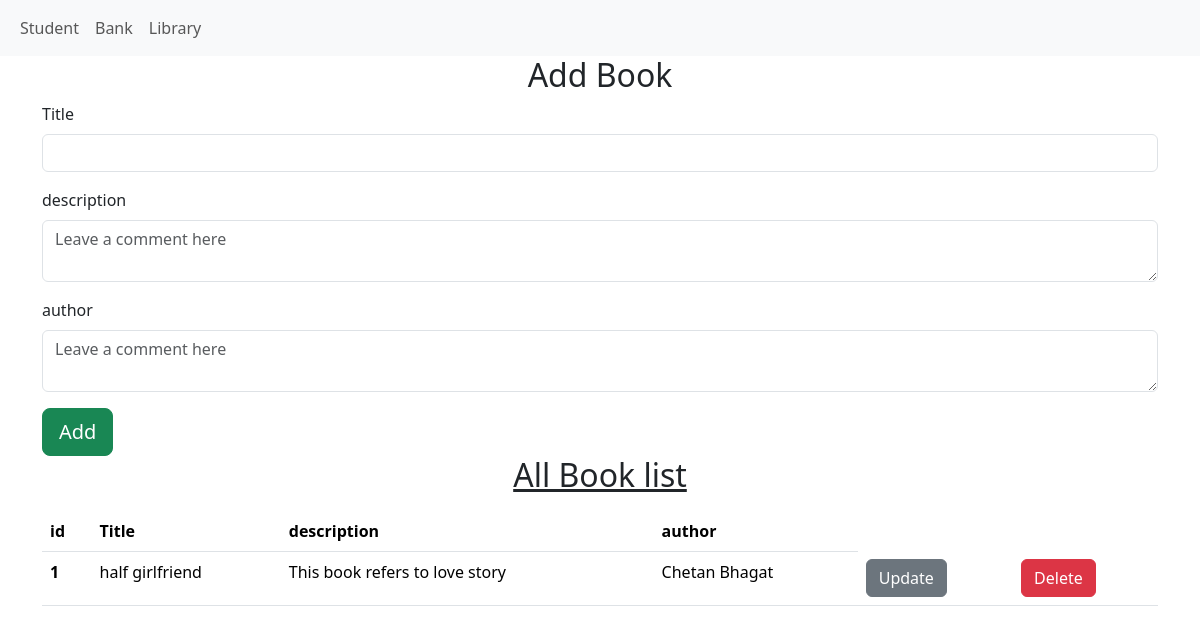
The page /library on the database its author committed.
### app.py (models this page shows)
class library(db.Model):
    id = db.Column(db.Integer, primary_key=True)
    title = db.Column(db.String(20), nullable=False)
    description = db.Column(db.String(200), nullable=False)
    author = db.Column(db.String(20), nullable=False)

### app.py (the view)
@app.route('/library', methods=['GET', 'POST'])
def LibraryHome():
    if request.method == 'POST':
        title = request.form.get('title')
        author = request.form.get('author')
        description = request.form.get('description')
        newBook = library(title=title, author=author, description=description)
        db.session.add(newBook)
        db.session.commit()
        return redirect('/library')
    else:
        books = library.query.all()
        return render_template('/library.html', books=books)

### templates/library.html (shortened to what this page needs)
{% extends 'parent.html' %}
{% block main %}
<main>
    <h2 class="text-center">Add Book</h2>
    <div class="container">
        <form action="/library" method="post">
            <div class="mb-3">
                <label for="title" class="form-label">Title</label>
                <input type="Text" class="form-control" id="title" name="title">
            </div>
            <div class="mb-3">
                <label for="description" class="form-label">description</label><br>
                <textarea name="description" class="form-control" placeholder="Leave a comment here"
                    id="description"></textarea>
            </div>
            <div class="mb-3">
                <label for="author" class="form-label">author</label><br>
                <textarea name="author" class="form-control" placeholder="Leave a comment here"
                    id="author"></textarea>
            </div>
            <button type="submit" class="btn btn-success btn-lg">Add</button>
        </form>
    </div>
    <u>
        <h2 class="text-center">All Book list</h2>
    </u>
    <div class="container List my-3">
        <table class="table">
            <thead>
                <tr>
                    <th scope="col">id</th>
                    <th scope="col">Title</th>
                    <th scope="col">description</th>
                    <th scope="col">author</th>
                </tr>
            </thead>
            <tbody>
                {% for book in books %}
                <tr>
                    <th scope="row">{{book.id}}</th>
                    <td>{{book.title}}</td>
                    <td>{{book.description}}</td>
                    <td>{{book.author}}</td>
                    <td><a href="/library/update?book_id={{book.id}}" class="btn btn-secondary">Update</a> </td>
                    <td><a href="/library/delete?book_id={{book.id}}" class="btn btn-danger">Delete</a></td>
                </tr>
                {% endfor %}
            </tbody>
        </table>
    </div>
</main>
{% endblock main %}

### rows shown on the page
library: id "1", title "half girlfriend", description "This book refers to love story", author "Chetan Bhagat"
